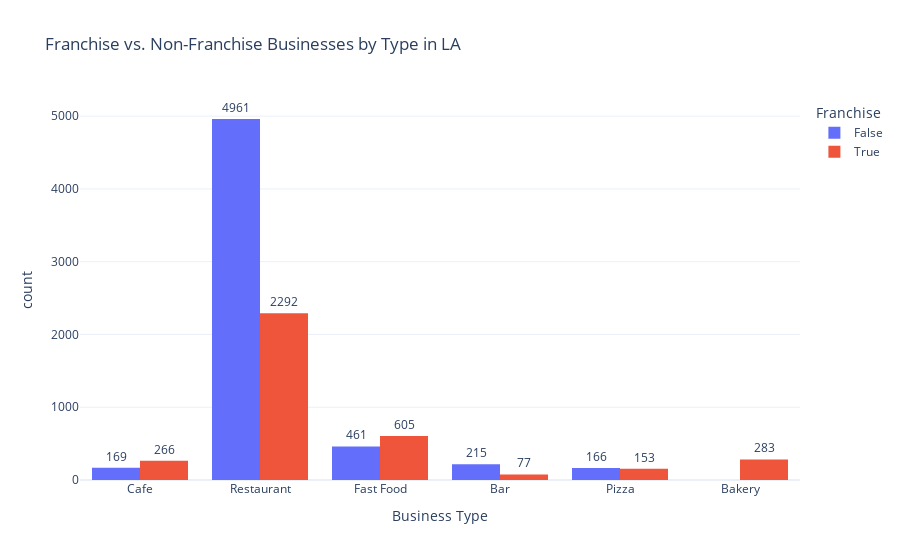

The code cell stored with this chart in its notebook:
### Markdown cell above
Visualizing Franchise vs. Non-Franchise Businesses by Type

The graph below illustrates the count of franchise and non-franchise businesses for each business type:

### Code cell
# Visualizing franchise counts for each business type
fig = px.histogram(data, x='object_type', y='chain',
             color='chain', barmode='group',
             histfunc='count',
             labels={'object_type':'Business Type', 'chain':'Franchise'}, 
             title='Franchise vs. Non-Franchise Businesses by Type in LA',
             template='plotly_white',
             text_auto=True)
fig.update_traces(textfont_size=12, textangle=0, textposition="outside", cliponaxis=False)
fig.show()

### Figure 1 — Plotly figure (JSON) as saved in the notebook; plotly's stock layout.template omitted (floating-point values rounded to 4 significant figures; data arrays with more than 128 entries replaced by an {"elided": "..."} marker saying what was removed)
{"data": [{"alignmentgroup": "True", "bingroup": "x", "cliponaxis": false, "histfunc": "count", "hovertemplate": "Franchise=False<br>Business Type=%{x}<br>count=%{y}<extra></extra>", "legendgroup": "False", "marker": {"color": "#636efa", "pattern": {"shape": ""}}, "name": "False", "offsetgroup": "False", "orientation": "v", "showlegend": true, "textangle": 0, "textfont": {"size": 12}, "textposition": "outside", "texttemplate": "%{value}", "type": "histogram", "x": {"elided": "5972 str values"}, "xaxis": "x", "y": {"elided": "5972 bool values"}, "yaxis": "y"}, {"alignmentgroup": "True", "bingroup": "x", "cliponaxis": false, "histfunc": "count", "hovertemplate": "Franchise=True<br>Business Type=%{x}<br>count=%{y}<extra></extra>", "legendgroup": "True", "marker": {"color": "#EF553B", "pattern": {"shape": ""}}, "name": "True", "offsetgroup": "True", "orientation": "v", "showlegend": true, "textangle": 0, "textfont": {"size": 12}, "textposition": "outside", "texttemplate": "%{value}", "type": "histogram", "x": {"elided": "3676 str values"}, "xaxis": "x", "y": {"elided": "3676 bool values"}, "yaxis": "y"}], "layout": {"barmode": "group", "legend": {"title": {"text": "Franchise"}, "tracegroupgap": 0}, "title": {"text": "Franchise vs. Non-Franchise Businesses by Type in LA"}, "xaxis": {"anchor": "y", "domain": [0, 1], "title": {"text": "Business Type"}}, "yaxis": {"anchor": "x", "categoryarray": [true, false], "categoryorder": "array", "domain": [0, 1], "title": {"text": "count"}}}}
